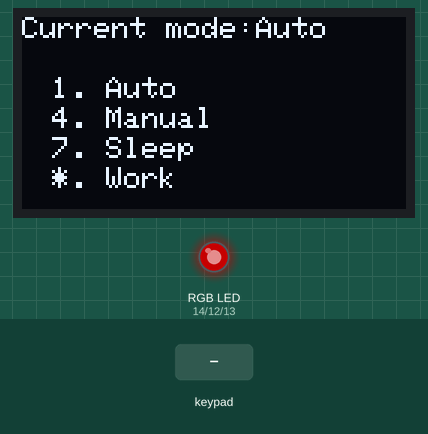
Bench run of a sketch on a simulated ESP8266 (NodeMCU). Shown: 128×64 one-colour display, an RGB LED mixed from three pins (HIGH = lit). The test bench sets the inputs (shaded band). Dim RGB values are drawn brighter than linear; WiFi joins after 1.5 s; servers stay silent unless stated; uploads are accepted with an empty reply; the local clock reads 2024-03-15 10:24:30 at power-on unless the sketch sets it; web services answer with replies made up by the test bench; what the sketch prints to the serial monitor is not drawn.

Above: at 8.2 s.
8.3 s: key '7' pressed
At 10.1 s:
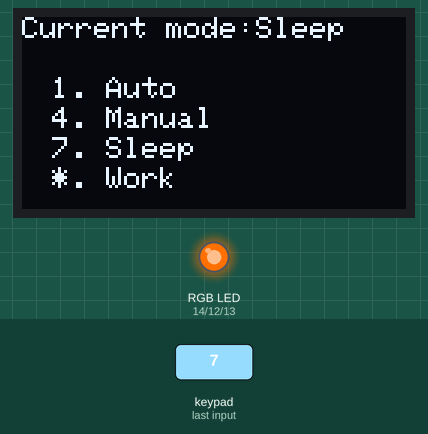
11.2 s: key '*' pressed
At 11.6 s:
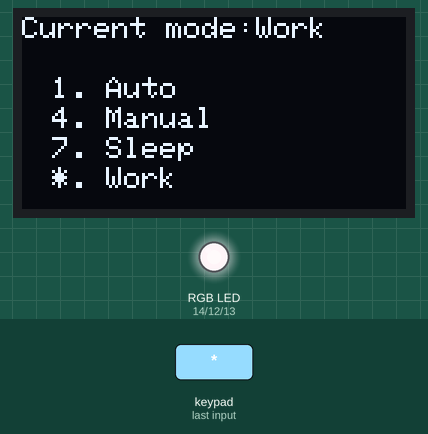
13.5 s: key '4' pressed
At 14.4 s:
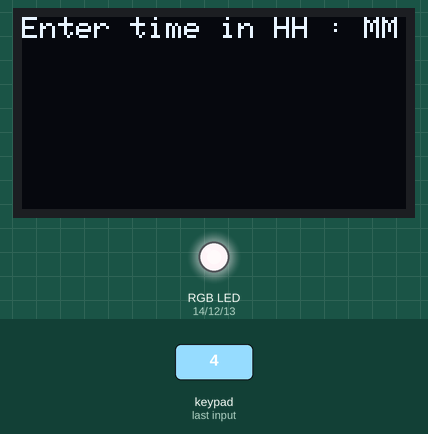
15.8 s: keypad keys 1 0 9 1 6 0 # pressed 1.5 s apart
At 25.9 s:
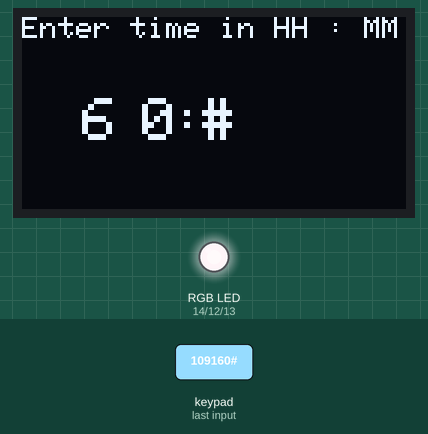
27.8 s: keypad keys 2 1 5 3 # pressed 1.5 s apart
At 34.7 s:
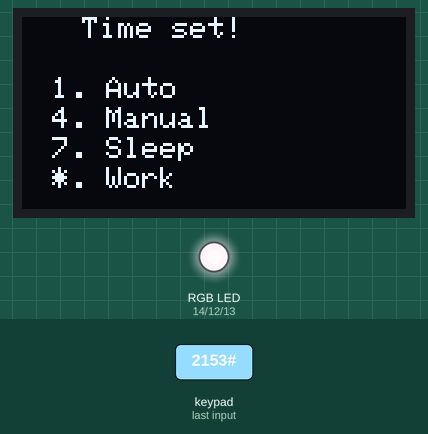
37.9 s: keypad keys 1 0 9 1 6 0 pressed 1.5 s apart
At 41.5 s:
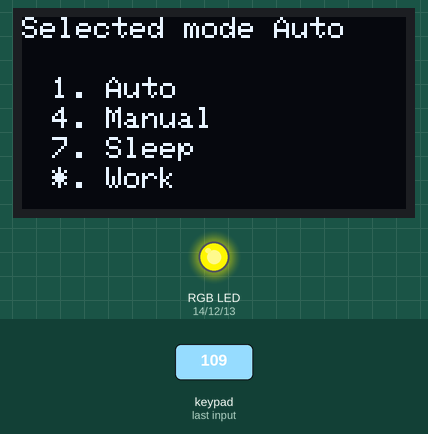
Timing chart, 0 to 48.0 s (numbered marks = the images above; inputs shaded):
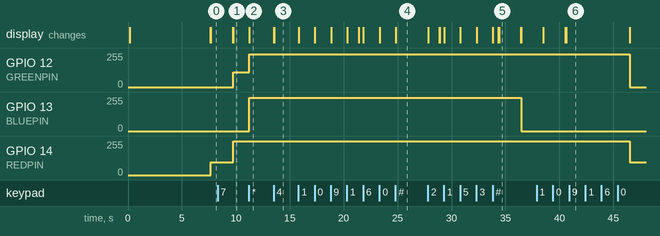

The sketch:

src.ino
```cpp
//Made by DIY Team7 "CAD BUDDIES" IIT KGP (2022)
#include <Arduino.h>
#include <ESP8266WiFi.h>
#include <ESP8266HTTPClient.h>
#include <Keypad.h>
#include <TimeLib.h> //Library Time by Paul Stoffregen. Allows the functionality of setting time and getting current time value.
#include <SPI.h>
#include <Wire.h>
#include <Adafruit_GFX.h>
#include <Adafruit_SSD1306.h>

#define SCREEN_WIDTH 128 // OLED display width, in pixels
#define SCREEN_HEIGHT 64 // OLED display height, in pixels
#define REDPIN 14        //GPIO pins on which RGB are connected
#define GREENPIN 12
#define BLUEPIN 13
#define D 5               //delay for rgb output
#define OLED_RESET     -1 // Reset pin # (-1 since sharing Node MCU reset pin)
#define SCREEN_ADDRESS 0x3c //Address of i2c display

WiFiClient client;

const byte ROWS = 4;
const byte COLS = 3;
char Time[4];               //user time input (manual mode)
int oppMode = 0;    //Mode device is currently opperating in (0: Nothing, 1: Manual, 2: Auto)
int min_day_span, min_mid_day;  //Dayspan time and mid day time in min (auto mode)
bool connectionFail = false;
bool incorrecKeyInput = false;
char key;                   //main keypad input variable for selecting modes
int rgb_manual[3];          //RGB values for manual output
int rgb_auto[3];            //RGB values for auto output
double colour_wav_slope, colour_wav_auto; //wavelength slope and value at time t (auto mode)
double colour_wav_manual;
byte rowPins[ROWS] = {10, 9, 16, 0};        //pins on which keypad is connected
byte colPins[COLS] = {2, 15, 3};
char keys[ROWS][COLS] =
{
  {'1','2','3'},
  {'4','5','6'},
  {'7','8','9'},
  {'*','0','#'}
};

Adafruit_SSD1306 display(SCREEN_WIDTH, SCREEN_HEIGHT, &Wire, OLED_RESET);
Keypad keypad = Keypad( makeKeymap(keys), rowPins, colPins, ROWS, COLS );   //Object of keypad

class Time_of_Day                                               //Declares class containing time values
{
 public:
    int minutes;

    void set(int h, int m)
    {
      minutes = h*60 + m;
    }
};

Time_of_Day sunrise, sunset;               //Instances of Time_of_Day to store time values.

void modergb(String c);

void EnableWiFi()                                              // Connects to WiFi
{
  WiFi.mode(WIFI_STA);
  WiFi.begin("SSID", "password");                     //Enter ssid, password as strings)
  Serial.print("Connecting to WiFi");
  int wifi_count = 0;                                          //Check iterations of wifi connecting loop
  while(WiFi.status() != WL_CONNECTED)
  {
    Serial.print('.');
    delay(200);
    wifi_count++;
    if (wifi_count == 300) {                                   //Incase connecting takes too long
        Serial.println("Connection Failed");
        connectionFail = true;
        yield();
        return;
    }
  }

  Serial.print("IP Address =");
  Serial.print(WiFi.localIP());                                //Prints IP Adress
  yield();                                                     //Yield
}

void GetData(int arr1[2], int arr2[2], int arr3[2])            //Get arrays for sunrise, sunset and current time in h,min from APIs
{
  HTTPClient http;                                             //Declares HTTP clients
  HTTPClient http1;
  HTTPClient http2;
  delay(500);

  http.begin(client, "http://ip-api.com/json/");

  int httpCode = http.GET();
  if(httpCode < 0)
   {
    Serial.println("I don't feel so good, httpCode < 0");
    while(true);
  }
  String payload1 = http.getString();                          //String containing lat and long data of location of device
  int lat_index = payload1.indexOf("lat");
  int lon_index = payload1.indexOf("lon");
  String lat = payload1.substring(lat_index+5, lat_index+12);
  String lon = payload1.substring(lon_index+5, lon_index+12);
  delay(500);
  http.end();

  http1.begin(client, "http://api.sunrise-sunset.org/json?lat="+lat+"&lng="+lon);

  int httpCode1 = http1.GET();
  if(httpCode < 0)
  {
    Serial.println("I don't feel so good, httpCode < 0");
    while(true);
  }
  String payload2 = http1.getString();                        //String containing sunrise, sunset data
  int Sunrise_index = payload2.indexOf("sunrise");
  int Sunset_index = payload2.indexOf("sunset");
  int colon_index = payload2.indexOf(':', Sunrise_index+10);

  String Sunrise_time1 = payload2.substring(Sunrise_index+10, colon_index);
  String Sunrise_time2 = payload2.substring(colon_index+1, colon_index+3);
  arr1[0] = Sunrise_time1.toInt(); arr1[1] = Sunrise_time2.toInt();
    if( payload2.substring(colon_index+7, colon_index+9) == "PM" && arr1[0] != 12)         //Convert PM to 24h data
    {
      arr1[0] += 12;
    }

  colon_index = payload2.indexOf(':', Sunset_index+9);
  String Sunset_time1 = payload2.substring(Sunset_index+9, colon_index);
  String Sunset_time2 = payload2.substring(colon_index+1, colon_index+3);
  arr2[0] = Sunset_time1.toInt(); arr2[1] = Sunset_time2.toInt();
   if( payload2.substring(colon_index+7, colon_index+9) == "PM"  && arr2[0] != 12)          //Convert PM to 24h data
    {
      arr2[0] += 12;
    }

  delay(500);
  http1.end();


  http2.begin(client, "http://worldtimeapi.org/api/ip");

  httpCode = http2.GET();
  if(httpCode < 0)
  {
    Serial.println("I don't feel so good, httpCode < 0");
    while(true);
  }
  String payload3 = http2.getString();                                                      //Contains IST current time and utc offset
  int Time_index = payload3.indexOf("datetime");
  int utc_offset_index = payload3.indexOf("utc_offset");
  String New_time1 = payload3.substring(Time_index+22, Time_index+24);
  String New_time2 = payload3.substring(Time_index+25, Time_index+27);
  arr3[0] = New_time1.toInt(); arr3[1] = New_time2.toInt();

  String utc_offset_h = payload3.substring(utc_offset_index+14, utc_offset_index+16);
  String utc_offset_m = payload3.substring(utc_offset_index+17, utc_offset_index+19);
  int utc_h = utc_offset_h.toInt();
  int utc_m = utc_offset_m.toInt();

  delay(500);
  http2.end();


  arr1[0] += utc_h; arr1[1] += utc_m;
  arr2[0] += utc_h; arr2[1] += utc_m;
  if( arr1[1] >= 60)                                                        //Checks if min value is greater than 60
  {
    arr1[0]++; arr1[1] -= 60;
  }
  delay(250);
  if( arr2[1] >= 60)                                                        //Checks if min value is greater than 60
  {
    arr2[0]++; arr2[1] -= 60;
  }
  delay(250);
  if( arr1[0] >= 24)                                                        //Checks if hour values is greater than 24
  {
    arr1[0] -= 24;
  }
  delay(250);
  if( arr2[0] >= 24)                                                        //Checks if hour values is greater than 24
  {
    arr2[0] -= 24;
  }

  delay(500);
  yield();                                                                  //Yield
}

int current_time()                                                          //Returns current time in terms of minutes
{
  return hour()*60 + minute();
}


void Wav_to_RGB (double wavelength, int arr[3])                            //Takes wavelength, pointer to an array. Converts wavelength to RGB values and edits array to that. Source : Prof Dan Bruton, http://www.physics.sfasu.edu/astro/color/spectra.html
{                                                                          // Original code written in FORTRAN, last updated 20Feb 1996
    double gamma = 0.8;                                                    //Input wavelength b/w 380 and 750nm, visible spectrum of light
    double R, G, B, attenuation;

    if (wavelength >= 380 && wavelength <= 440)
    {
        attenuation = 0.3 + 0.7 * (wavelength - 380) / 60.0;
        R = pow(((-(wavelength - 440) / 60.0 ) * attenuation), gamma);
        G = 0.0;
        B =pow((1.0 * attenuation), gamma);
    }
    else if (wavelength >= 440 && wavelength <= 490)
    {
        R = 0.0;
        G = pow(((wavelength - 440) / 50.0 ), gamma);
        B = 1.0;
    }
    else if (wavelength >= 490 && wavelength <= 510)
    {
        R = 0.0;
        G = 1.0;
        B = pow((-(wavelength - 510) / 20.0 ), gamma);
    }
    else if (wavelength >= 510 && wavelength <= 580)
    {
        R = pow(((wavelength - 510) / 70.0 ), gamma);
        G = 1.0;
        B = 0.0;
    }
    else if (wavelength >= 580 && wavelength <= 645)
    {
        R = 1.0;
        G = pow((-(wavelength - 645) / 65.0 ), gamma);
        B = 0.0;
    }
    else if (wavelength >= 645 && wavelength <= 750)
    {
        attenuation = 0.3 + 0.7 * (750 - wavelength) / 105.0 ;
        R = pow((1.0 * attenuation), gamma);
        G = 0.0;
        B = 0.0;
    }
    else
    {
        R = 0.0;
        G = 0.0;
        B = 0.0;
    }

    int R1 = R * 255; //Gives RGB values in range of 0-255
    if ( R1 > 255)    //Checks if RGB value is greater than 255
    R1 = 255;
    int G1 = G * 255;
    if ( G1 > 255)
    G1 = 255;
    int b1 = B * 255; //B1 is some pre-existing arduino object, used b1 instead
    if ( b1 > 255)
    b1 = 255;
    arr[0]=R1; arr[1]=G1; arr[2]=b1;
    delay(1000);
    yield();          //Yield
}

void modesInterface_TextStyle()   //sets text style to size 1 and clears the existing display output along with setting cursor at (0,0)
{
    display.clearDisplay();
    display.display();
    display.setTextSize(1);             // Normal 1:1 pixel scale
    display.setTextColor(SSD1306_WHITE);
    display.setCursor(0,0);
}

void modesInterface()  //displays the main modes interface, won't work without modesInterface_TextStyle both functions are seprate since it allows to print any other message than main interface
{
    display.setCursor(10,20);
    display.println(F("1. Auto"));
    display.setCursor(10,30);
    display.println(F("4. Manual"));
    display.setCursor(10,40);
    display.println(F("7. Sleep"));
    display.setCursor(10,50);
    display.println(F("*. Work"));
    display.display();
}

void entervalidtime()  //displays the error message when invalid time input is given inside the manual input interface
{
    display.setTextSize(1);
    display.setTextColor(SSD1306_WHITE);
    display.setCursor(20,50);
    display.println(F("Enter Valid Time"));
    display.display();
    delay(1000);
}

void usertimeinput()
{
    int a, b, c, d;
    char keytime = '\0';
    for (int data_count=0; data_count <= 3; data_count++)   //loop to get time input from user
    {
        while (keytime == '\0')    //won't proceed ahead unless a input from keypad is given within 4 second for each input, if while was not present user won't get any time to give input
        {
            keytime = keypad.getKey();
        }

        Time[data_count] = keytime;   //stores time input in array

        display.setTextSize(2);             // Draw 2X-scale text
        display.setTextColor(SSD1306_WHITE);
        display.setCursor(data_count*20+20,27);    //cursor position according to index of array
        display.print(Time[data_count]);
        if(data_count == 1)
        {
          display.setCursor(50,27);
          display.println(':');
        }
        display.display();
        keytime = '\0';
    }

    String temp12 = String(Time[0]);
    a = temp12.toInt();        //converts the char input from the keypad to int form
    temp12 = String(Time[1]);
    b = temp12.toInt();
    temp12 = String(Time[2]);
    c = temp12.toInt();
    temp12 = String(Time[3]);
    d = temp12.toInt();

    int manual_hr = a*10+b;
    int manual_min = c*10+d;

    if (manual_hr > 24 || manual_min > 59) {
        incorrecKeyInput = true;
        entervalidtime();
        yield();
        return;
    } else {
      incorrecKeyInput = false;
    }
    delay(500);
    display.clearDisplay();
    modesInterface_TextStyle();
    modesInterface();
    display.setCursor(20,0);
    display.println(F("Time set!"));    //if complete input is given by user displays time set message
    display.display();
    display.clearDisplay();

    setTime(manual_hr, manual_min, 0, 0, 0, 0);    //sets clock according to input time
    yield();                                       //Yield
}

void automode()                             //Sets time and calculates wavelength parameters for auto mode
{
    modesInterface_TextStyle();
    display.println(F("Selected mode Auto"));
    modesInterface();

    EnableWiFi();                           //Enables Wifi
    if (connectionFail == true) {
        oppMode = 0;
        String s = "Fail";
        modergb(s);
        connectionFail = false;
        return;
    }
    int a[2], b[2], c[2];                   //Arrays for h, min. a: Sunrise, b: Sunset, c: Current time IST)
    GetData(a, b, c);                       //Gives arrays h and min values.
    sunrise.set(a[0], a[1]); sunset.set(b[0], b[1]);
    min_day_span = sunset.minutes - sunrise.minutes;
    min_mid_day = (sunset.minutes+sunrise.minutes)/2;
    colour_wav_slope = 621.80/min_day_span;
    setTime(c[0], c[1], 0, 0, 0, 0);         //Set time
}


void modergb(String c)               //displays the interface in a particular mode along with giving appropriate analog output for RGB input string is the name of mode
{
    int r,g,b;                       //RGB output values
    display.clearDisplay();
    modesInterface_TextStyle();
    display.print(F("Current mode:"));
    display.println(c);
    modesInterface();
    if (c == "Sleep")
    {
          r = 255, g = 112, b = 0;
    }
    if (c == "Work")
    {
          r = 255, g = 244, b = 248;
    }
    if (c == "Manual")
    {
          r = rgb_manual[0], g = rgb_manual[1], b = rgb_manual[2];
    }
    if (c == "Auto")
    {
          r = rgb_auto[0], g = rgb_auto[1], b = rgb_auto[2];
    }
    if (c == "Fail")
    {
          r = 255, g = 255, b = 255;
    }
    analogWrite(REDPIN, r);
    analogWrite(GREENPIN, g);
    analogWrite(BLUEPIN, b);
    Serial.println(r);
    Serial.println(g);
    Serial.println(b);
    delay(D);
}

void setup()
{
    Serial.begin(115200);
    pinMode(REDPIN, OUTPUT);
    pinMode(GREENPIN, OUTPUT);
    pinMode(BLUEPIN, OUTPUT);

    if (!display.begin(SSD1306_SWITCHCAPVCC, 0x3c))    // SSD1306_SWITCHCAPVCC = generate display voltage from 3.3V internally
    {
        Serial.println(F("SSD1306 allocation failed"));
        for(;;); // Don't proceed, loop forever
    }

    modesInterface_TextStyle();               //main screen
    display.setCursor(0,0);                   //coordinates of point from which printing on display starts total pixels -> (128,64)
    display.println(F("DIY TEAM 7"));         //prints any variable or text
    display.display();                        //prints all the things in buffer
    modesInterface();

    oppMode = 2;                              //Defaults to automode at startup
    Serial.println("auto");
    automode();
}

void loop()
{


    key = keypad.getKey();        //takes input from keypad

    if (key)                      //won't enter the if unless a key is pressed
    {
        if (key == '7')           //Sleep mode
        {
            String s = "Sleep";
            modergb(s);
            oppMode = 0;
        }
        if (key == '*')           //Work mode
        {
            String s = "Work";
            modergb(s);
            oppMode = 0;
        }
        if (key == '1')           //Auto mode
        {
            oppMode = 2;
            Serial.println("auto");
            automode();
        }
        if (key == '4')           //Manual mode
        {
            oppMode = 1;
            modesInterface_TextStyle();
            display.setCursor(0,0);
            display.println(F("Enter time in HH : MM"));
            display.display();
            usertimeinput();
            while (incorrecKeyInput == true) {
                   modesInterface_TextStyle();
                   display.setCursor(0,0);
                   display.println(F("Enter time in HH : MM"));
                   display.display();
                   usertimeinput();
            }
        }
    }

  if (day() == 1 && oppMode == 2) {           //Check incase device passes midnight.
      delay(60000);
      automode();
  }

  if (oppMode == 1)           //If oppMode is in Manual
    {
        int Min = current_time();                          //time in minutes

        if ( Min <= 750 && Min >= 360 )                //gives wavelength according to the time of day the sunrise(6am) and sunset(7pm) time for manual input are perdefined
          {
              colour_wav_manual = 750 - 0.79718*(Min-360);
          }
        else if ( Min >= 750 && Min <= 1140 )
          {
              colour_wav_manual = 750 - 0.79718*(1140-Min);
          }
        else
          {
              colour_wav_manual = 750;
          }

        delay(1000);
        Wav_to_RGB(colour_wav_manual, rgb_manual);   //calls the wav to rgb function to get rgb data according to the wavelength
        Serial.println(colour_wav_manual);
        String s = "Manual";
        modergb(s);                                  //give required output on the display and to the rgb pins
    }
    else if (oppMode == 2)
    {
        if ( current_time() <= min_mid_day && current_time() >= sunrise.minutes )     //Calculate wavelength as at a particular time
          {
              colour_wav_auto = 750 - colour_wav_slope*(current_time()-sunrise.minutes);
          }
        else if ( current_time() >= min_mid_day && current_time() <= sunset.minutes )
          {
              colour_wav_auto = 750 - colour_wav_slope*(sunset.minutes-current_time());
          }
        else
          {
              colour_wav_auto = 750;
          }
        delay(1000);
        Wav_to_RGB(colour_wav_auto, rgb_auto);                                             //Call function to get RGB value from wavelength
        Serial.println(colour_wav_auto);
        String s = "Auto";
        modergb(s);                                  //give required output on the display and to the rgb pins
    }
    yield();
}
```

Measured:
- after the input at 8.3 s, GPIO 12 (GREENPIN): 0/255 → 112/255 after 1.5 s; GPIO 14 (REDPIN): 97/255 → 255/255 after 1.5 s
- after the input at 11.2 s, GPIO 12 (GREENPIN): 112/255 → 244/255 after 0.06 s; GPIO 13 (BLUEPIN): 0/255 → 248/255 after 0.06 s; the display: first changes at once (image 2 shows a later state)
- after the input at 13.5 s, the display: first changes at once (image 3 shows a later state)
- after the input at 15.8 s, the display: first changes at once (image 4 shows a later state)
- after the input at 27.8 s, GPIO 12 (GREENPIN): 244/255 → 246/255 after 8.7 s; GPIO 13 (BLUEPIN): 248/255 → 0/255 after 8.7 s; the display: first changes at once (image 5 shows a later state)
- after the input at 37.9 s, GPIO 12 (GREENPIN): 246/255 → 0/255 after 8.6 s; GPIO 14 (REDPIN): 255/255 → 97/255 after 8.6 s
- what the display in image 5 shows lasts 2.0 s, from 34.4 s to 36.4 s
